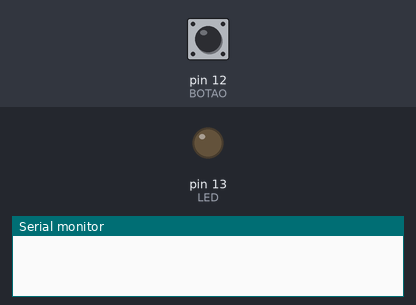
Recording of a sketch running on a simulated Arduino Uno, built with avr-gcc and run on an emulated ATmega328P. On the bench: output pins drawn as LEDs (lit = HIGH), the last lines printed to the serial monitor. The test bench sets the inputs (shaded band); at power-on: pin 12 (BOTAO) LOW.

Above: at 1.2 s.
1.3 s: pin 12 (BOTAO) pulled HIGH for 0.15 s
At 1.37 s:
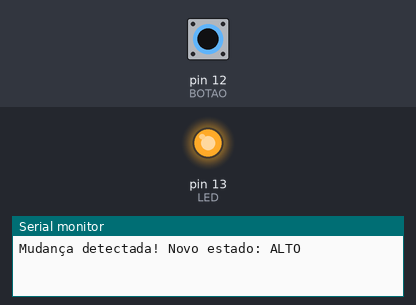
2.9 s: pin 12 (BOTAO) pulled HIGH for 3.2 s
At 7.2 s:
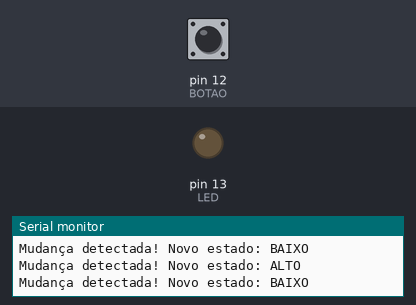
Timing chart, 0 to 8.7 s (numbered marks = the images above; inputs shaded):
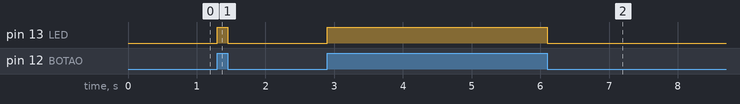

Measured:
- after the input at 1.3 s, pin 13 (LED): LOW → HIGH at once, → LOW 0.15 s later
- after the input at 2.9 s, pin 13 (LED): LOW → HIGH at once, → LOW 3.2 s later

The sketch:

bounce.ino
```cpp
const byte LED = 13;       // LED conectado ao pino 13
const byte BOTAO = 12;     // Botão conectado ao pino 12
byte valorBotaoAtual;
byte valorBotaoAnterior = LOW; // Estado anterior do botão

void setup() {
  pinMode(LED, OUTPUT);     // Configura o LED como saída
  pinMode(BOTAO, INPUT);    // Configura o botão como entrada
  Serial.begin(9600);       // Inicializa a comunicação serial
}

void loop() {
  valorBotaoAtual = digitalRead(BOTAO);  // Lê o estado atual do botão

  // Se o estado do botão mudar, exibe no monitor serial
  if (valorBotaoAtual != valorBotaoAnterior) {
    Serial.print("Mudança detectada! Novo estado: ");
    Serial.println(valorBotaoAtual == HIGH ? "ALTO" : "BAIXO");

    // Atualiza o LED com o novo estado
    digitalWrite(LED, valorBotaoAtual);

    // Atualiza o estado anterior do botão
    valorBotaoAnterior = valorBotaoAtual;
  }

  // Sem delay para observar mudanças rápidas
}
```
